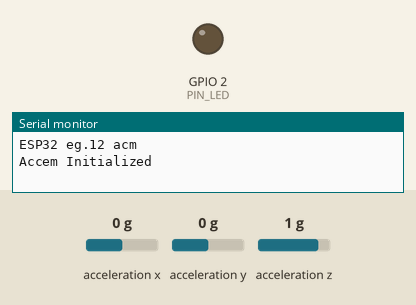
The sketch below on a simulated ESP32. Parts: output pins drawn as LEDs (lit = HIGH), the last lines printed to the serial monitor. Wiring (inferred from the names in the program): ADXL345 accelerometer at I2C address 0x1D. Inputs (shaded band) come from the test bench; at power-on: acceleration x 0 g, acceleration y 0 g, acceleration z 1 g. WiFi joins after 1.5 s; servers stay silent unless stated.

Above: at 0.6 s.
At 1.7 s:
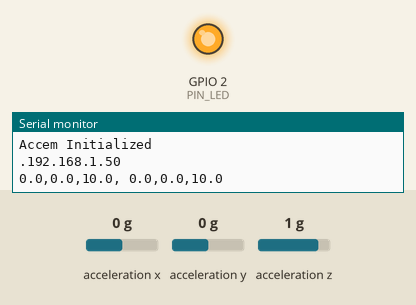
Timing chart, 0 to 3.2 s (numbered marks = the images above):
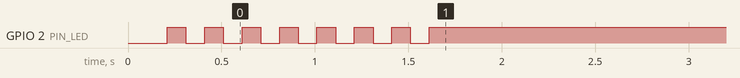

The sketch:

example44_acm.ino
```cpp
// (licence header left out)
#include <WiFi.h>                           // ESP32用WiFiライブラリ
#include <WiFiUdp.h>                        // UDP通信を行うライブラリ
#include "esp_sleep.h"                      // ESP32用Deep Sleep ライブラリ
#define PIN_INT 4                           // GPIO 4(26番ピン)にINT1を接続
#define PIN_INT_GPIO_NUM GPIO_NUM_4         // GPIO 4をスリープ解除信号へ設定
#define BUTTON_PIN_BITMASK 0x000000010      // 2^(PIN_SW+1) in hex
#define PIN_LED 2                           // GPIO 2(24番ピン)にLEDを接続
#define SSID "1234ABCD"                     // 無線LANアクセスポイントのSSID
#define PASS "password"                     // パスワード
#define SENDTO "192.168.0.255"              // 送信先のIPアドレス
#define PORT 1024                           // 送信のポート番号
#define SLEEP_P 29*60*1000000ul             // スリープ時間 29分(uint32_t)
#define DEVICE "accem_1,"                   // デバイス名(5文字+"_"+番号+",")

float acm[3];                               // センサ用の浮動小数点数型変数

void setup(){                               // 起動時に一度だけ実行する関数
    int waiting=0;                          // アクセスポイント接続待ち用
    int start,i;

    pinMode(PIN_INT,INPUT_PULLUP);          // INT1を接続したポートを入力に
    pinMode(PIN_LED,OUTPUT);                // LEDを接続したポートを出力に
    start=adxlSetup(0);                     // 加速度センサの初期化と結果取得
    for(i=0;i<3;i++) acm[i]=getAcm(i);      // 3軸の加速度を取得し変数acmへ代入
    Serial.begin(115200);                   // 動作確認のためのシリアル出力開始
    Serial.println("ESP32 eg.12 acm");      // 「Example 12」をシリアル出力表示
    switch(start){                          // 初期化時の結果に応じた表示を実行
        case 0:  Serial.println("Accem Started");        break;
        case 1:  Serial.println("Accem Initialized");    break;
        default: Serial.println("Accem ERROR"); sleep(); break;
    }
    WiFi.mode(WIFI_STA);                    // 無線LANをSTAモードに設定
    WiFi.begin(SSID,PASS);                  // 無線LANアクセスポイントへ接続
    while(WiFi.status() != WL_CONNECTED){   // 接続に成功するまで待つ
        delay(100);                         // 待ち時間処理
        waiting++;                          // 待ち時間カウンタを1加算する
        digitalWrite(PIN_LED,waiting%2);    // LEDの点滅
        if(waiting%10==0)Serial.print('.'); // 進捗表示
        if(waiting > 300) sleep();          // 300回(30秒)を過ぎたらスリープ
    }
    Serial.println(WiFi.localIP());         // 本機のIPアドレスをシリアル出力
}

void loop(){
    WiFiUDP udp;                            // UDP通信用のインスタンスを定義
    int i;

    udp.beginPacket(SENDTO, PORT);          // UDP送信先を設定
    udp.print(DEVICE);                      // デバイス名を送信
    for(i=0;i<3;i++){                       // X,Y,Zの計3軸分の繰り返し処理
        udp.print(acm[i],0);                // 起動時の加速度値を送信
        Serial.print(acm[i],1);             // シリアル出力表示
        udp.print(",");                     // 「,」カンマを送信
        Serial.print(",");                  // シリアル出力表示
    }
    udp.print(" ");                         // スペースを送信
    Serial.print(" ");                      // シリアル出力表示
    for(i=0;i<3;i++){                       // X,Y,Zの計3軸分の繰り返し処理
        udp.print(getAcm(i),0);             // 現在の加速度値を送信
        Serial.print(getAcm(i),1);          // シリアル出力表示
        if(i<2){
            udp.print(",");                 // 「,」カンマを送信
            Serial.print(",");              // シリアル出力表示
        }else{
            udp.println();                  // 改行を送信
            Serial.println();               // シリアル出力表示
        }
    }
    udp.endPacket();                        // UDP送信の終了(実際に送信する)
    adxlINT();                              // 加速度センサの割込みを有効にする
    sleep();
}

void sleep(){
    delay(200);                             // 送信待ち時間
    esp_sleep_enable_ext0_wakeup(PIN_INT_GPIO_NUM,0);  // 1=High, 0=Low
                                            // センサの状態が変化すると
                                            // スリープを解除するように設定
    esp_deep_sleep(SLEEP_P);                // Deep Sleepモードへ移行
}
```

adxl345.ino
```cpp
// (licence header left out)
#include <Wire.h>
#define I2C_adxl 0x1D // ADXL345 の I2C アドレス SDO=L時 0x53 へ要変更

int _getReg(byte reg){
    Wire.beginTransmission(I2C_adxl);
    Wire.write(reg);
    if( Wire.endTransmission() == 0){
        Wire.requestFrom(I2C_adxl,1);
        if(Wire.available()==0) return -2;
        return Wire.read();
    }else return -1;
}

void _setReg(byte reg,byte value){
    Wire.beginTransmission(I2C_adxl);
    Wire.write(reg);
    Wire.write(value);
    Wire.endTransmission();
}

int _getData(int reg){
    int16_t data;

    Wire.beginTransmission(I2C_adxl);
    Wire.write(reg);
    if( Wire.endTransmission() == 0){
        Wire.requestFrom(I2C_adxl,2);
        if(Wire.available()==0) return -99999;
        data =  Wire.read();
        if(Wire.available()==0) return -99999;
        data |= Wire.read()<<8;
    }else return -99999;
    return (int)data;
}

float getAcm(int axis){         // 0:x  1:y  2:z
    int in;
    if(axis<0 || axis>2) axis=0;
    axis = axis * 2 + 0x32;     // アドレス計算
    in = _getData(axis);
    if(in < -32768 ) return -99.;
    return in * 0.004 * 9.80665;
}

int adxlSetup(int range){
    /*
    range :0から3
        0:±2g デフォルト
        1:±4g
        2:±8g
        3:±16g
    */

    /* I2Cの開始 */
    Wire.begin();                           // I2Cインタフェースの使用を開始

    /* ID確認 */
    if(_getReg(0x00) != 0xE5) return -1;    // レジスタ0x00—DEVID（読出し専用）
/*
    Wire.beginTransmission(I2C_adxl);
    Wire.write(0x38);                       // レジスタ0x38—FIFO_CTL（読出し／書込み）
    Wire.write(0x00);                       // FIFO バイパス 使用しない(デフォルト)
    Wire.endTransmission();
*/

    /* 割込み禁止 */
    _setReg(0x2E,0x00);                     // レジスタ0x2E—INT_ENABLE（読出し／書込み）
    _setReg(0x2C,0b00001010);               // レジスタ0x2C—BW_RATE（読出し／書込み）
    //             | |||__|_____ Rate       1111:140uA  1110:90uA 1000:60uA
    //             | ||_________ LOW_POWER
    //             |_|__________ 0

    if(_getReg(0x2D) == 0x00){
        /* 測定レンジ設定 */
        if(range<0||range>3) range=0;
        range |= 0b00101000;
        //         ||||||||_____ Range      -> 変数 rangeから
        //         ||||||_______ Justify
        //         |||||________ FULL_RES   -> 1
        //         ||||_________ 0
        //         |||__________ INT_INVERT -> 1 (割込みピンを負論理に Lアクティブ)
        //         ||___________ SPI
        //         |____________ SELF_TEST
        _setReg(0x31,range);                // DATA_FORMAT（アドレス0x31）

        /* 割込み用のスレッシュレベルを設定 */
        _setReg(0x1D,0x08);                 // レジスタ0x1D—THRESH_TAP（読出し／書込み）
                                            // 0x01 62.5 mg/LSB
                                            // 0x08  500 mg
                                            // 0x10    1 g 重力加速度
                                            // 0xA0   10 g
                                            // 0xFF 約16 g

        /* 割込み用のスレッシュ時間値を設定 */
        _setReg(0x21,0xA0);                 // レジスタ0x1D—THRESH_TAP（読出し／書込み）
                                            // 0x01   625 us/LSB
                                            // 0x10    10 ms
                                            // 0x50    50 ms
                                            // 0xA0   100 ms
                                            // 0xFF 約160 ms

        /* 割込み用のDOUBLE_TAP無視時間値を設定 */
        _setReg(0x22,0x00);                 // レジスタ0x22—Latent（読出し／書込み）
                                            // 0x01 1.25ms/LSB
                                            // 0x10   20 ms
                                            // 0x50  100 ms
                                            // 0xA0  200 ms
                                            // 0xFF 約320 ms

        /* 割込み用のDOUBLE_TAP検出時間値を設定 */
        _setReg(0x23,0x00);                 // レジスタ0x23—Window（読出し／書込み）
                                            // 0x01 1.25ms/LSB
                                            // 0x10   20 ms
                                            // 0x50  100 ms
                                            // 0xA0  200 ms
                                            // 0xFF 約320 ms
        /* 割込み用の軸を設定 */
        _setReg(0x2A,0b00000111);           // レジスタ0x2A—TAP_AXES（読出し／書込み）
        //             |  |||||_____ Z
        //             |  ||||______ Y
        //             |  |||_______ X
        //             |  ||________ Suppress
        //             |__|_________ 0

        _setReg(0x1E,0x00);
        _setReg(0x1F,0x00);
        _setReg(0x20,0x00);
        /* 測定開始 */
        _setReg(0x2D,0b00001000);
        delay(100);

        /* 重力値を減算する*/
        _setReg(0x1E,(byte)((int8_t)(-getAcm(0) / 0.0156 / 9.80665)));
        _setReg(0x1F,(byte)((int8_t)(-getAcm(1) / 0.0156 / 9.80665)));
        _setReg(0x20,(byte)((int8_t)(-getAcm(2) / 0.0156 / 9.80665)));

        return 1;
    }else{
        /* 測定開始 */
        _setReg(0x2D,0b00001000);           // レジスタ0x2D—POWER_CTL（読出し／書込み）
        //             ||||||||_____ Wakeup 00:Frequency 8(Hz)  11: 1(Hz)
        //             ||||||_______ Sleep
        //             |||||________ Measure
        //             ||||_________ AUTO_SLEEP
        //             |||__________ Link
        //             ||___________ 0
        //             |____________ 0

        return 0;
    }
}

void adxlINT(){
    _setReg(0x2D,0x00);                     // 測定停止

    _setReg(0x2C,0b00011000);               // レジスタ0x2C—BW_RATE（読出し／書込み）
    //             | |||__|_____ Rate       通常時      1100:140uA  1010:140uA  1000:60uA
    //             | ||_________ LOW_POWER  LowPower時  1100:90uA   1010:50uA   1000:40uA
    //             |_|__________ 0

    while(_getReg(0x30)& 0b11111101 ){      // 割込みフラグの終了待ち Watermarkは除外
        getAcm(0);
        getAcm(1);
        getAcm(2);
    }
    /* 割込み開始 */
    _setReg(0x2E,0b01000000);           // レジスタ0x2E—INT_ENABLE（読出し／書込み）
    //             ||||||||_____ Overrun
    //             |||||||______ Watermark
    //             ||||||_______ FREE_FALL
    //             |||||________ Inactivity
    //             ||||_________ Activity
    //             |||__________ DOUBLE_TAP
    //             ||___________ SINGLE_TAP  -> 1
    //             |____________ DATA_READY
    _setReg(0x2D,0b00001000);           // レジスタ0x2D—POWER_CTL（読出し／書込み）
    //             ||||||||_____ Wakeup 00:Frequency 8(Hz)  11: 1(Hz)
    //             ||||||_______ Sleep
    //             |||||________ Measure
    //             ||||_________ AUTO_SLEEP
    //             |||__________ Link
    //             ||___________ 0
    //             |____________ 0
}

int adxlEnd(){
    _setReg(0x2E,0x00);                     // 割込み禁止
    _setReg(0x2D,0x00);                     // 測定停止
    return 0;
}

/* デバッグ用 主要レジスタ表示 */
void adxlStat(){
  Serial.print("0x00 DEVID       0x"); Serial.println(_getReg(0x00),HEX);
  Serial.print("0x1D THRESH_TAP  0x"); Serial.println(_getReg(0x1D),HEX);
  Serial.print("0x1E OFSX        0x"); Serial.println(_getReg(0x1E),HEX);
  Serial.print("0x1F OFSY        0x"); Serial.println(_getReg(0x1F),HEX);
  Serial.print("0x20 OFSZ        0x"); Serial.println(_getReg(0x20),HEX);
  Serial.print("0x21 DUR         0x"); Serial.println(_getReg(0x21),HEX);
  Serial.print("0x22 Latent      0x"); Serial.println(_getReg(0x22),HEX);
  Serial.print("0x23 Window      0x"); Serial.println(_getReg(0x23),HEX);
  Serial.print("0x2A TAP_AXES    0x"); Serial.println(_getReg(0x2A),HEX);
  Serial.print("0x2D POWER_CTL   0x"); Serial.println(_getReg(0x2D),HEX);
  Serial.print("0x2E INT_ENABLE  0x"); Serial.println(_getReg(0x2E),HEX);
  Serial.print("0x2F INT_MAP     0x"); Serial.println(_getReg(0x2F),HEX);
  Serial.print("0x30 INT_SOURCE  0x"); Serial.println(_getReg(0x30),HEX);
  Serial.print("0x31 DATA_FORMAT 0x"); Serial.println(_getReg(0x31),HEX);
  Serial.print("0x38 FIFO_CTL    0x"); Serial.println(_getReg(0x38),HEX);
  Serial.print("0x39 FIFO_STATUS 0x"); Serial.println(_getReg(0x39),HEX);
}
```
